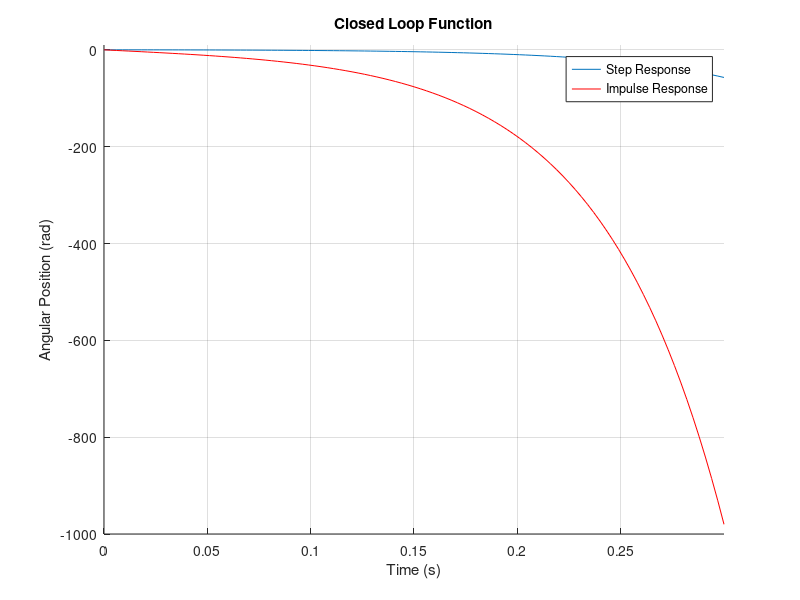

This chart was generated by the following MATLAB code:
% Cubli model parameters
T_m=0.005;
K=0.5;
J_w=0.601e-3;
J_f=2.8e-3;
B_w=17.03e-6;
B_f=6.08e-3;
m_w=0.222;
m_f=0.354;
g=9.82;
l_w=0.093;
l_f=0.076;

% Transfer function of the system
s=tf('s');
G=(-J_w*s^2)/((J_w*s^2+B_w*s)*((J_f+m_w*l_w^2)*s^2+B_f*s-(m_w*l_w+m_f*l_f)*g+((B_w*J_w*s^3)/(J_w*s^2+B_w*s))));

G_reduced=minreal(G);   % Equal poles and zeros cancelled each other

% Response of the closed loop system with P-Controller
close all;
D=1;
T=D*G_reduced/(1+D*G_reduced);

[step_r, t1]=step(T,0.3);
[impulse_r, t2]=impulse(T,0.3,'r');
title('Closed Loop Function');
hold on;
plot(t1,step_r);
plot(t2,impulse_r,'r');
legend('Step Response','Impulse Response');
xlabel('Time (s)');
ylabel('Angular Position (rad)');
axis([0,0.3,-1000,10]);
grid on;
hold off;
